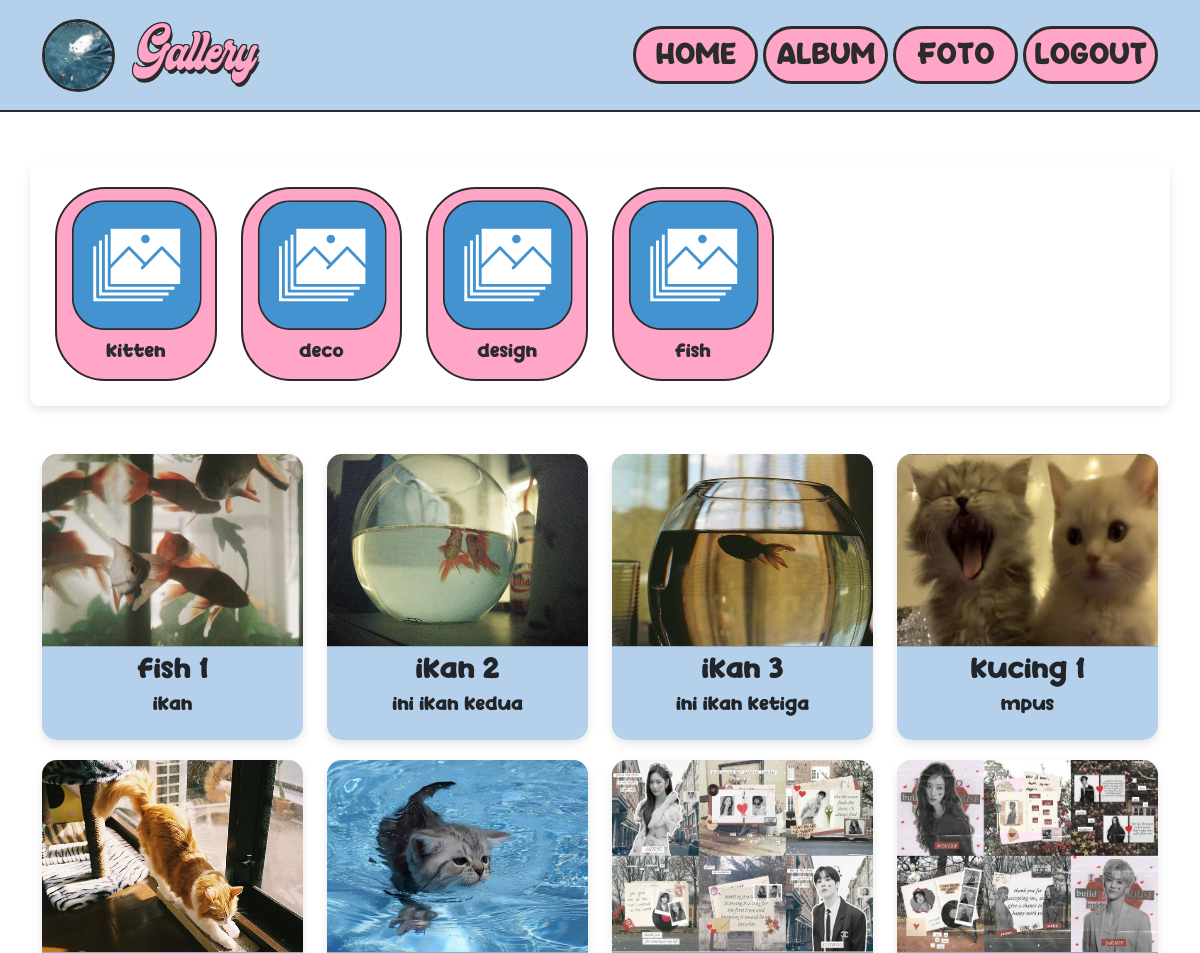
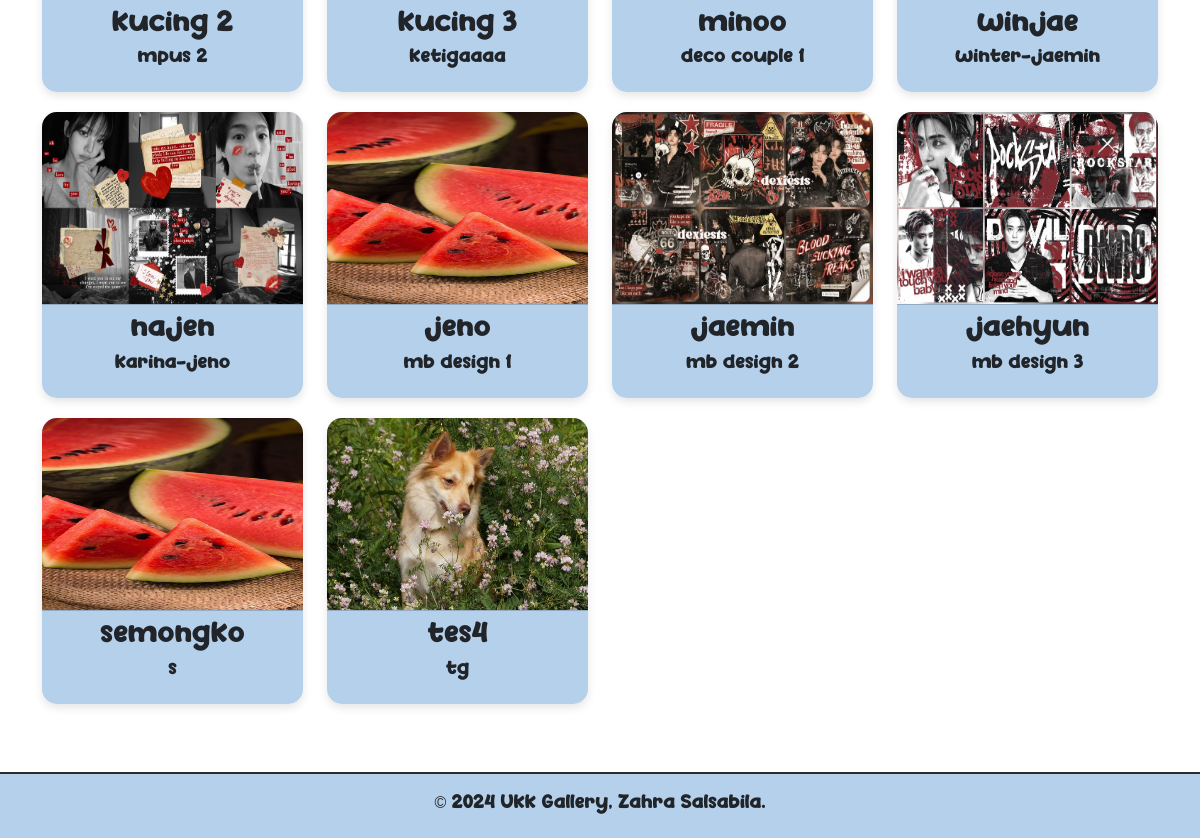
The page /users/galeri.php (signed in) on the database its author committed (2 pictures, top to bottom).
### tables this page shows
CREATE TABLE `user` (
  `userid` int(11) NOT NULL,
  `username` varchar(225) NOT NULL,
  `password` varchar(225) NOT NULL,
  `email` varchar(225) NOT NULL,
  `namalengkap` varchar(225) NOT NULL,
  `alamat` text NOT NULL,
  `foto` varchar(225) NOT NULL
);

CREATE TABLE `album` (
  `albumid` int(11) NOT NULL,
  `namaalbum` varchar(225) NOT NULL,
  `deskripsi` text NOT NULL,
  `tgldibuat` date NOT NULL,
  `userid` int(11) NOT NULL
);

CREATE TABLE `foto` (
  `fotoid` int(11) NOT NULL,
  `judulfoto` varchar(225) NOT NULL,
  `deskripsifoto` text NOT NULL,
  `tglunggah` date NOT NULL,
  `lokasifile` varchar(225) NOT NULL,
  `albumid` int(11) NOT NULL,
  `userid` int(11) NOT NULL
);

### users/galeri.php (the view, shortened to what this page needs)
<?php
    include '../config/connect.php';
?>
<!DOCTYPE html>
<html lang="en">
    <head>
        <link href="https://cdn.jsdelivr.net/npm/simple-datatables@7.1.2/dist/style.min.css" rel="stylesheet" />
        <link href="../css/styles.css" rel="stylesheet" />
        <link href="https://cdn.jsdelivr.net/npm/simple-datatables@7.1.2/dist/style.min.css" rel="stylesheet" />
        <link href="../assets/css/styles.css" rel="stylesheet" />
    </head>
    <body>
        <header class="p-3">
            <nav class="navbar navbar-expand-lg fixed-top bg">
                <div class="container">
                    <?php
                    $userid = $_SESSION['userid'];
                    $sql=mysqli_query($c,"SELECT * FROM user WHERE userid='$userid'");
                            while($d = mysqli_fetch_array($sql)){
                    ?>
                    <div class="img-container">
                        <a class="navbar-profile text-decoration-none" href="../config/profiles/edit-profile.php" title="Profile">
                            <img src="../assets/profile/<?php echo $d['foto'] ?>" width="70" height="70" class="rounded-circle me-2"/>
                        </a>
                    </div>
                    <?php }?>
                    <a class="navbar-brand" href="dashboard.php" title="Dashboard">
                        Gallery
                    </a>
                    <div class="collapse navbar-collapse" id="navbarSupportedContent">
                        <ul class="navbar-nav ms-auto">
                            <li class="nav-item">
                                <a class="nav-link btn btn rounded-pill"href="galeri.php">HOME</a>
                            </li>
                            <li class="nav-item">
                                <a class="nav-link btn btn rounded-pill" href="album.php">ALBUM</a>
                            </li>
                            <li class="nav-item">
                                <a class="nav-link btn btn rounded-pill" href="foto.php">FOTO</a>
                            </li>
                            <li class="nav-item">
                                <a class="nav-link btn btn rounded-pill" href="../config/relog/logout.php">LOGOUT</a>
                            </li>
                        </ul>
                    </div>
                </div>
            </nav>
        </header>
        <div class="container trans-card">
            <div class="row">
                <?php
                    $album = mysqli_query($c, "SELECT * FROM album WHERE userid='$userid'");
                    while($row = mysqli_fetch_array($album)){ ?>
                    <div class="col-2">
                        <a href="galeri.php?albumid=<?php echo $row['albumid'] ?>" class="text-decoration-none">
                            <div class="card-alb text-center">
                                <img src="../assets/landing/al.svg" alt="Album" width="90%" class="img-card" />
                                <div class="card-footer bg-transparent">
                                    <p><?php echo $row['namaalbum'] ?></p>
                                </div>
                            </div>
                        </a>
                    </div>
                <?php  } ?>
            </div>
        </div>
        <div class="container mt-5">
            <div class="row">
                <?php
                if(isset($_GET['albumid'])){
                    $albumid = $_GET['albumid'];
                    $query = mysqli_query($c, "SELECT * FROM foto WHERE userid='$userid' AND albumid='$albumid' ");
                    while($d = mysqli_fetch_array($query)){ ?>
                <div class="col-md-3">
                    <div class="card transparent-card text-center">
                        <img src="../assets/img/<?php echo $d['lokasifile'] ?>" class="card-img-top" title="<?php echo $d['judulfoto'] ?>" style=" height: 12rem;">
                        <div class="card-footer bg-transparent">
                            <h4><?php echo $d['judulfoto'] ?></h4>
                            <p><?php echo $d['deskripsifoto']  ?></p>
                        </div>
                    </div>
                </div>
                <?php }
                }else{
                    $query = mysqli_query($c, "SELECT * FROM foto INNER JOIN user ON foto.userid=user.userid INNER JOIN album ON foto.albumid=album.albumid WHERE user.userid='$userid'");
                    while($d = mysqli_fetch_array($query)){ ?>
                <div class="col-md-3">
                    <div class="card transparent-card text-center">
                        <img src="../assets/img/<?php echo $d['lokasifile'] ?>" class="card-img-top" title="<?php echo $d['judulfoto'] ?>" style=" height: 12rem;">
                        <div class="card-footer bg-transparent">
                            <h4><?php echo $d['judulfoto'] ?></h4>
                            <p><?php echo $d['deskripsifoto']  ?></p>
                        </div>
                    </div>
                </div>
                <?php } } ?>
            </div>
        </div>
        <footer class="text-center mt-5">
            <div class="mx-auto py-2 my-2">
                <p>&copy; 2024 Ukk Gallery, Zahra Salsabila.</p>
            </div>
        </footer>
    </body>
</html>

### users/galeri.php (style rules this page uses)
.navbar-brand { font-family: 'Ginchiest', sans-serif; font-size: 3.5rem; color: #ffa6c8; text-shadow: -1px -1px 0 #2b2b2b, 1px -1px 0 #2b2b2b, -1px 1px 0 #2b2b2b, 1px 1px 0 #2b2b2b, 2px 4px 0 #2b2b2b; }
body { background-image: url('../assets/landing/blues.svg'); background-size: cover; background-repeat: no-repeat; background-attachment: fixed; font-family: 'FindCartoon', sans-serif; }
.navbar { background-color: rgba(109, 161, 216, 0.5); border-bottom: 2px solid #2b2b2b; }
.navbar .nav-link { padding: 7px 50px; min-width: 125px; margin-left: 5px; background-color: #ffa6c8; border: 3px solid #2B2B2B; font-size: 25px; color: #2B2B2B; }
.navbar-profile { margin-right: 10px; }
.trans-card { margin-top: 130px; background-color: rgba(255, 255, 255, 0.5); border: none; border-radius: 10px; padding: 25px; box-shadow: 0 4px 8px rgba(0, 0, 0, 0.1); width: 100%; display: grid; place-items: center; }
.transparent-card { margin-bottom: 20px; position: relative; background-color: rgba(109, 161, 216, 0.5); border: none; border-radius: 15px; box-shadow: 0 4px 8px rgba(0, 0, 0, 0.1); overflow: hidden; }
.card-alb { background-color: #ffa6c8; border: 2px solid #2B2B2B; color: #2B2B2B; border-radius: 50px; }
.img-card { padding-top: 8px; }
footer { background-color: rgba(109, 161, 216, 0.5); border-top: 2px solid #2B2B2B; }
.img-container img { width: 73px; height: 73px; border: 3px solid #2b2b2b; border-radius: 50%; }

### rows shown on the page
user: foto (picture)
album: namaalbum "kitten"
album: namaalbum "deco"
album: namaalbum "design"
album: namaalbum "fish"
foto: lokasifile (picture), judulfoto "fish 1", deskripsifoto "ikan"
foto: lokasifile (picture), judulfoto "ikan 2", deskripsifoto "ini ikan kedua"
foto: lokasifile (picture), judulfoto "ikan 3", deskripsifoto "ini ikan ketiga"
foto: lokasifile (picture), judulfoto "kucing 1", deskripsifoto "mpus"
foto: lokasifile (picture), judulfoto "kucing 2", deskripsifoto "mpus 2"
foto: lokasifile (picture), judulfoto "kucing 3", deskripsifoto "ketigaaaa"
foto: lokasifile (picture), judulfoto "minoo", deskripsifoto "deco couple 1"
foto: lokasifile (picture), judulfoto "winjae", deskripsifoto "winter-jaemin"
foto: lokasifile (picture), judulfoto "najen", deskripsifoto "karina-jeno"
foto: lokasifile (picture), judulfoto "jeno", deskripsifoto "mb design 1"
foto: lokasifile (picture), judulfoto "jaemin", deskripsifoto "mb design 2"
foto: lokasifile (picture), judulfoto "jaehyun", deskripsifoto "mb design 3"
foto: lokasifile (picture), judulfoto "semongko", deskripsifoto "s"
foto: lokasifile (picture), judulfoto "tes4", deskripsifoto "tg"
